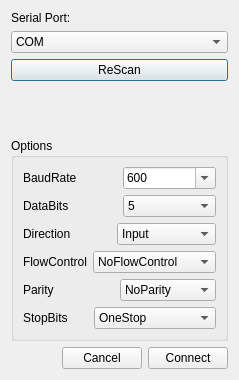
<?xml version="1.0" encoding="UTF-8"?>
<ui version="4.0">
 <class>SerialDialog</class>
 <widget class="QDialog" name="SerialDialog">
  <property name="geometry">
   <rect>
    <x>0</x>
    <y>0</y>
    <width>235</width>
    <height>380</height>
   </rect>
  </property>
  <property name="windowTitle">
   <string>Dialog</string>
  </property>
  <layout class="QGridLayout" name="gridLayout_3">
   <item row="0" column="0">
    <layout class="QHBoxLayout" name="horizontalLayout">
     <item>
      <layout class="QVBoxLayout" name="verticalLayout">
       <item>
        <widget class="QLabel" name="label">
         <property name="text">
          <string>Serial Port:</string>
         </property>
        </widget>
       </item>
       <item>
        <widget class="QComboBox" name="cb_portNr">
         <item>
          <property name="text">
           <string>COM</string>
          </property>
         </item>
        </widget>
       </item>
       <item>
        <widget class="QPushButton" name="pb_rescan">
         <property name="text">
          <string>ReScan</string>
         </property>
        </widget>
       </item>
       <item>
        <spacer name="verticalSpacer">
         <property name="orientation">
          <enum>Qt::Vertical</enum>
         </property>
         <property name="sizeHint" stdset="0">
          <size>
           <width>20</width>
           <height>40</height>
          </size>
         </property>
        </spacer>
       </item>
      </layout>
     </item>
    </layout>
   </item>
   <item row="1" column="0">
    <widget class="QGroupBox" name="groupBox_2">
     <property name="title">
      <string>Options</string>
     </property>
     <layout class="QGridLayout" name="gridLayout_2">
      <item row="0" column="0">
       <layout class="QHBoxLayout" name="horizontalLayout_3">
        <item>
         <widget class="QLabel" name="label_2">
          <property name="text">
           <string>BaudRate</string>
          </property>
         </widget>
        </item>
        <item>
         <widget class="QComboBox" name="cb_baudrate">
          <property name="inputMethodHints">
           <set>Qt::ImhDigitsOnly</set>
          </property>
          <property name="editable">
           <bool>true</bool>
          </property>
          <item>
           <property name="text">
            <string>600</string>
           </property>
          </item>
          <item>
           <property name="text">
            <string>1200</string>
           </property>
          </item>
          <item>
           <property name="text">
            <string>2400</string>
           </property>
          </item>
          <item>
           <property name="text">
            <string>4800</string>
           </property>
          </item>
          <item>
           <property name="text">
            <string>9600</string>
           </property>
          </item>
          <item>
           <property name="text">
            <string>14400</string>
           </property>
          </item>
          <item>
           <property name="text">
            <string>19200</string>
           </property>
          </item>
          <item>
           <property name="text">
            <string>28800</string>
           </property>
          </item>
          <item>
           <property name="text">
            <string>38400</string>
           </property>
          </item>
          <item>
           <property name="text">
            <string>56000</string>
           </property>
          </item>
          <item>
           <property name="text">
            <string>57600</string>
           </property>
          </item>
          <item>
           <property name="text">
            <string>115200</string>
           </property>
          </item>
          <item>
           <property name="text">
            <string>128000</string>
           </property>
          </item>
          <item>
           <property name="text">
            <string>256000</string>
           </property>
          </item>
          <item>
           <property name="text">
            <string>230400</string>
           </property>
          </item>
          <item>
           <property name="text">
            <string>460800</string>
           </property>
          </item>
          <item>
           <property name="text">
            <string>921600</string>
           </property>
          </item>
          <item>
           <property name="text">
            <string>1000000</string>
           </property>
          </item>
          <item>
           <property name="text">
            <string>2000000</string>
           </property>
          </item>
         </widget>
        </item>
       </layout>
      </item>
      <item row="1" column="0">
       <layout class="QHBoxLayout" name="horizontalLayout_4">
        <item>
         <widget class="QLabel" name="label_3">
          <property name="text">
           <string>DataBits</string>
          </property>
         </widget>
        </item>
        <item>
         <widget class="QComboBox" name="cb_databits">
          <property name="inputMethodHints">
           <set>Qt::ImhDigitsOnly</set>
          </property>
          <property name="editable">
           <bool>false</bool>
          </property>
          <item>
           <property name="text">
            <string>5</string>
           </property>
          </item>
          <item>
           <property name="text">
            <string>6</string>
           </property>
          </item>
          <item>
           <property name="text">
            <string>7</string>
           </property>
          </item>
          <item>
           <property name="text">
            <string>8</string>
           </property>
          </item>
         </widget>
        </item>
       </layout>
      </item>
      <item row="2" column="0">
       <layout class="QHBoxLayout" name="horizontalLayout_5">
        <item>
         <widget class="QLabel" name="label_4">
          <property name="text">
           <string>Direction</string>
          </property>
         </widget>
        </item>
        <item>
         <widget class="QComboBox" name="cb_direction">
          <property name="inputMethodHints">
           <set>Qt::ImhDigitsOnly</set>
          </property>
          <property name="editable">
           <bool>false</bool>
          </property>
          <item>
           <property name="text">
            <string>Input </string>
           </property>
          </item>
          <item>
           <property name="text">
            <string>Output</string>
           </property>
          </item>
          <item>
           <property name="text">
            <string>AllDirections</string>
           </property>
          </item>
         </widget>
        </item>
       </layout>
      </item>
      <item row="3" column="0">
       <layout class="QHBoxLayout" name="horizontalLayout_6">
        <item>
         <widget class="QLabel" name="label_5">
          <property name="text">
           <string>FlowControl</string>
          </property>
         </widget>
        </item>
        <item>
         <widget class="QComboBox" name="cb_flowcontrol">
          <property name="inputMethodHints">
           <set>Qt::ImhDigitsOnly</set>
          </property>
          <property name="editable">
           <bool>false</bool>
          </property>
          <item>
           <property name="text">
            <string>NoFlowControl</string>
           </property>
          </item>
          <item>
           <property name="text">
            <string>HardwareControl</string>
           </property>
          </item>
          <item>
           <property name="text">
            <string>SoftwareControl</string>
           </property>
          </item>
         </widget>
        </item>
       </layout>
      </item>
      <item row="4" column="0">
       <layout class="QHBoxLayout" name="horizontalLayout_7">
        <item>
         <widget class="QLabel" name="label_6">
          <property name="text">
           <string>Parity</string>
          </property>
         </widget>
        </item>
        <item>
         <widget class="QComboBox" name="cb_parity">
          <property name="inputMethodHints">
           <set>Qt::ImhDigitsOnly</set>
          </property>
          <property name="editable">
           <bool>false</bool>
          </property>
          <item>
           <property name="text">
            <string>NoParity</string>
           </property>
          </item>
          <item>
           <property name="text">
            <string>EvenParity</string>
           </property>
          </item>
          <item>
           <property name="text">
            <string>OddParity</string>
           </property>
          </item>
          <item>
           <property name="text">
            <string>SpaceParity</string>
           </property>
          </item>
          <item>
           <property name="text">
            <string>MarkParity</string>
           </property>
          </item>
         </widget>
        </item>
       </layout>
      </item>
      <item row="5" column="0">
       <layout class="QHBoxLayout" name="horizontalLayout_8">
        <item>
         <widget class="QLabel" name="label_7">
          <property name="text">
           <string>StopBits</string>
          </property>
         </widget>
        </item>
        <item>
         <widget class="QComboBox" name="cb_stopbits">
          <property name="inputMethodHints">
           <set>Qt::ImhDigitsOnly</set>
          </property>
          <property name="editable">
           <bool>false</bool>
          </property>
          <item>
           <property name="text">
            <string>OneStop</string>
           </property>
          </item>
          <item>
           <property name="text">
            <string>OneAndHalfStop</string>
           </property>
          </item>
          <item>
           <property name="text">
            <string>TwoStop</string>
           </property>
          </item>
         </widget>
        </item>
       </layout>
      </item>
     </layout>
    </widget>
   </item>
   <item row="2" column="0">
    <layout class="QHBoxLayout" name="horizontalLayout_2">
     <item>
      <spacer name="horizontalSpacer">
       <property name="orientation">
        <enum>Qt::Horizontal</enum>
       </property>
       <property name="sizeHint" stdset="0">
        <size>
         <width>40</width>
         <height>20</height>
        </size>
       </property>
      </spacer>
     </item>
     <item>
      <widget class="QPushButton" name="pb_cancel">
       <property name="text">
        <string>Cancel</string>
       </property>
      </widget>
     </item>
     <item>
      <widget class="QPushButton" name="pb_connect">
       <property name="text">
        <string>Connect</string>
       </property>
      </widget>
     </item>
    </layout>
   </item>
  </layout>
 </widget>
 <resources/>
 <connections/>
</ui>
